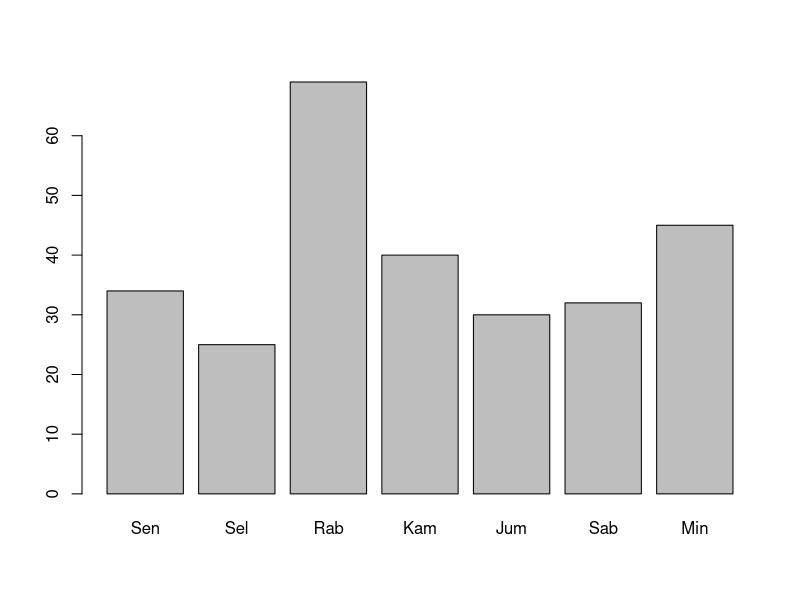
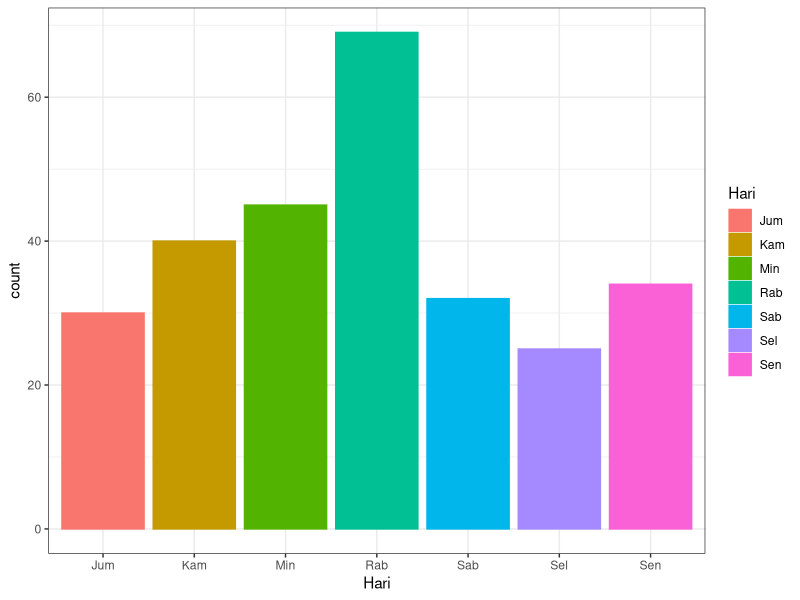
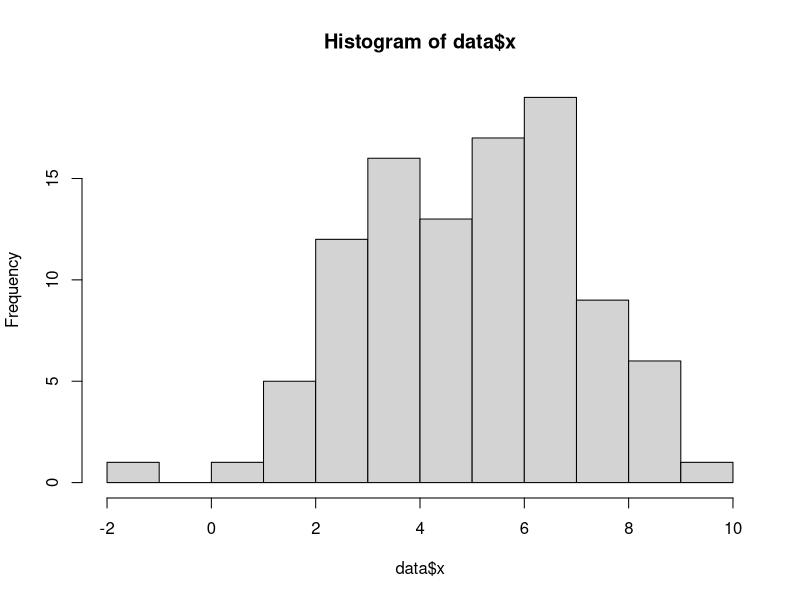
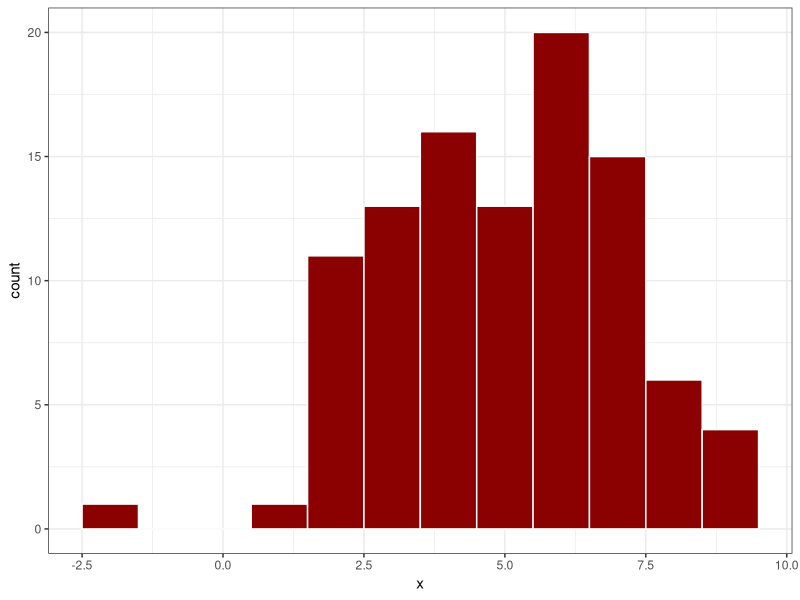
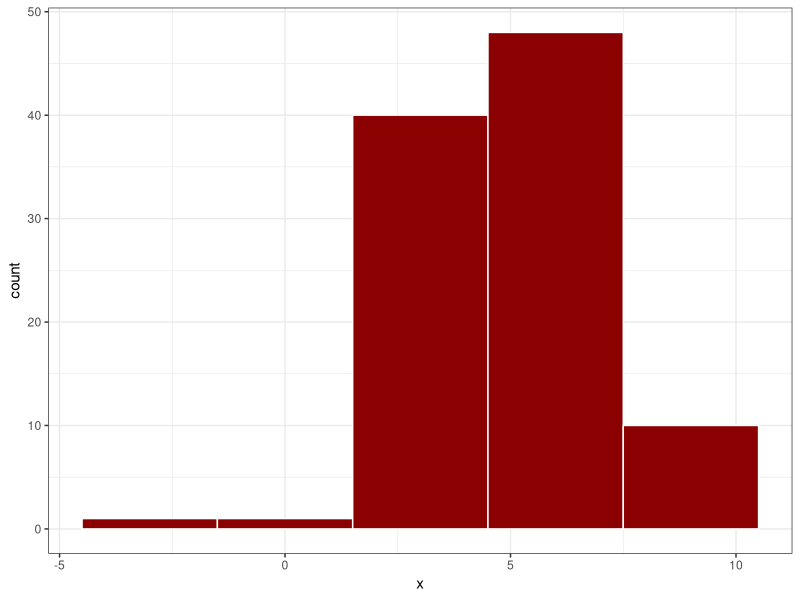
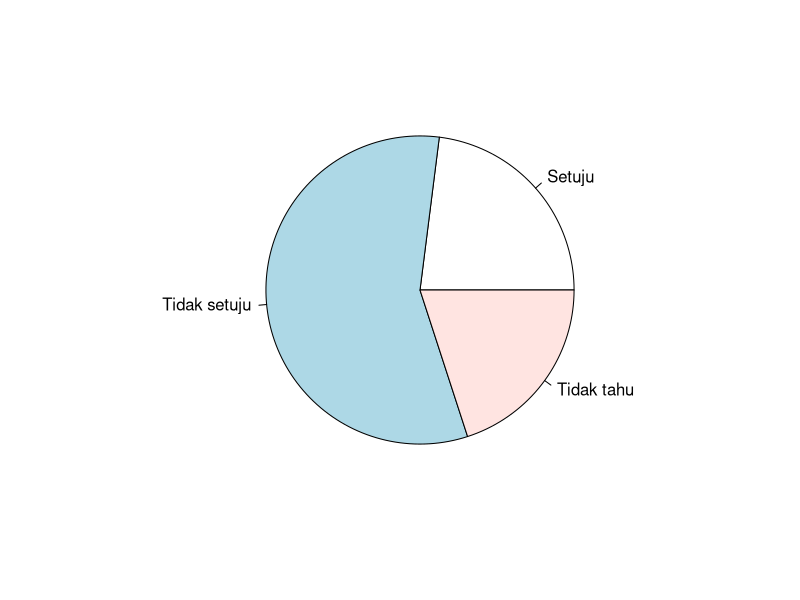
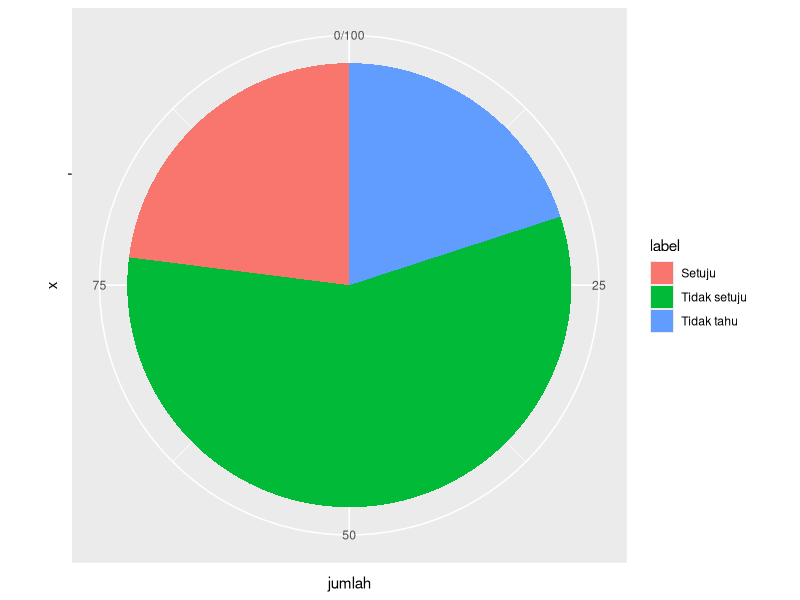
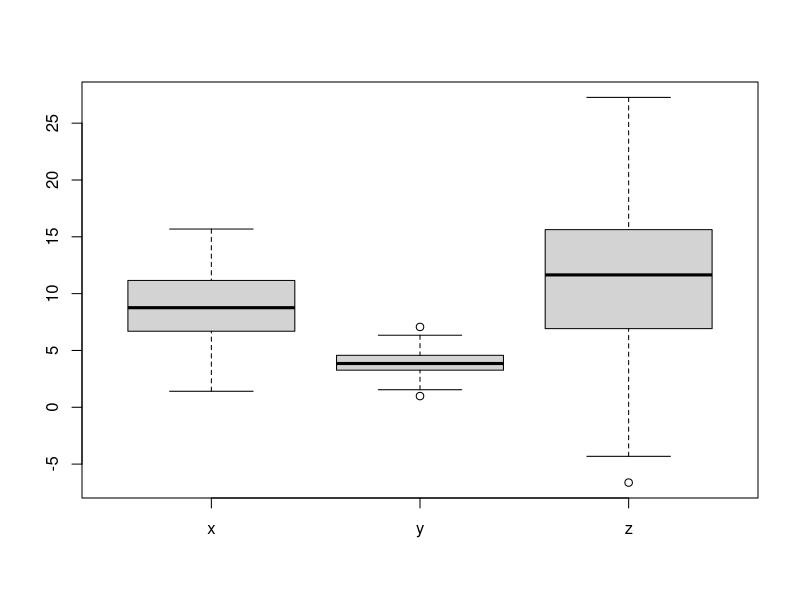

R code for these plots, in order:
## ---- chunk 1
library(ggplot2)
## ---- chunk 2
jpc <- c(34, 25, 69, 40, 30, 32, 45)
hr  <- c("Sen", "Sel", "Rab", "Kam", "Jum", "Sab", "Min")
x   <- data.frame(Hari = hr, Pasien = jpc)
x
## ---- chunk 3
barplot(x$Pasien, 
        names.arg = x$Hari)
## ---- chunk 4
p <- ggplot(x, aes(Hari)) + 
  geom_bar(aes(weight=Pasien, fill=Hari, colour=Hari)) +
  theme_bw()
p
## ---- chunk 5
data <- data.frame(x = rnorm(100,5,2))
## ---- chunk 6
hist(data$x)
## ---- chunk 7
p <- ggplot(data, aes(x)) + 
  geom_histogram(binwidth = 1, 
                 color = "white", 
                 fill= "darkred") +
  theme_bw()
p
## ---- chunk 8
p <- ggplot(data, aes(x)) + 
  geom_histogram(binwidth = 3, 
                 color = "white", 
                 fill= "darkred") +
  theme_bw()
p
## ---- chunk 9
jumlah <- c(23, 57, 20)
label <- c("Setuju", "Tidak setuju", "Tidak tahu")
x <- data.frame(label, jumlah)
## ---- chunk 10
pie(x$jumlah, labels = x$label)
## ---- chunk 11
p <- ggplot(x, aes(x="", y=jumlah, fill=label)) +
  geom_bar(stat = "identity")
p + coord_polar("y", start = 0)
## ---- chunk 12
x <- rnorm(250, 9, 3)
y <- rnorm(250, 4, 1)
z <- rnorm(250, 11, 6)
## ---- chunk 13
boxplot(x, y, z,
        names = c("x", "y", "z"))
data <- data.frame(label = c(rep(c("x","y","z"),
                                 each=250)),
                   value = c(x, y, z))
head(data)
## ---- chunk 14
p <- ggplot(data, aes(x=label, y=value)) +
  geom_boxplot(outlier.colour = "red") +
  theme_bw()
p
## ---- chunk 15
n <- 10
r <- 0.75

library(MASS)
data_pos <- mvrnorm(n, mu=c(3, 5), Sigma=matrix(c(1, r, r, 1), nrow=2))
x_pos <- data_pos[, 1]
y_pos <- data_pos[, 2]

data_neg <- mvrnorm(n, mu=c(3, 5), Sigma=matrix(c(1, -r, -r, 1), nrow=2))
x_neg <- data_neg[, 1]
y_neg <- data_neg[, 2]

## ---- chunk 16
plot(y_pos, x_pos)
plot(y_neg, x_neg)
## ---- chunk 17
data_pos <- data.frame(data_pos)
colnames(data_pos) = c("x","y")
p <- ggplot(data_pos, aes(x,y))
p + geom_point(size=2) + 
  geom_smooth(method=lm) +
  theme_bw()
## ---- chunk 18
x <- c(23, 57, 20)
names(x) <- c("Setuju", "Tidak setuju", "Tidak tahu")
## ---- chunk 19
plot(x, type = "o")
## ---- chunk 20
data("diamonds")
head(diamonds)
## ---- chunk 21
p <- ggplot(diamonds, aes(x = price, fill = cut))
p + geom_area(stat = "bin")
